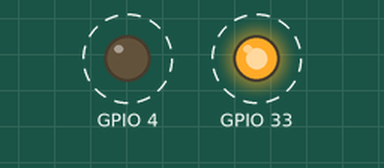
Simulated run of this sketch. Board: ESP32. Parts: output pins drawn as LEDs (lit = HIGH). Dashed ring = blinking.

Above: at 0.5 s.
Timing chart, 0 to 4.6 s (numbered marks = the images above):
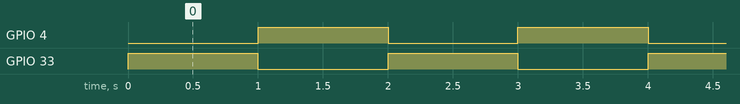

Measured:
- by itself, GPIO 4, GPIO 33: alternates HIGH for 1.0 s and LOW for 1.0 s

The sketch:

two_leds.ino
```cpp
void setup() {
  pinMode(33 , OUTPUT);
  pinMode(4 , OUTPUT);

  digitalWrite(33 , LOW);
  digitalWrite(4 , LOW);

}

void loop() {
  // put your main code here, to run repeatedly:
  digitalWrite(33 , HIGH);
  digitalWrite(4 , LOW);

  delay(1000);

  digitalWrite(33 , LOW);
  digitalWrite(4 , HIGH);

  delay(1000);
}
```
